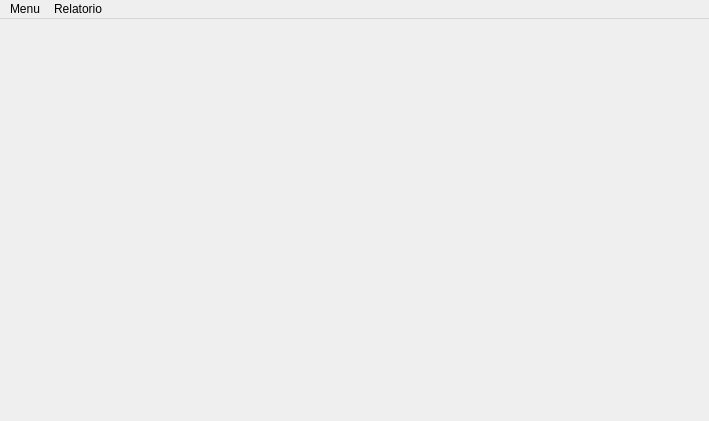
<?xml version="1.0" encoding="UTF-8"?>
<ui version="4.0">
 <class>MainWindow</class>
 <widget class="QMainWindow" name="MainWindow">
  <property name="geometry">
   <rect>
    <x>0</x>
    <y>0</y>
    <width>709</width>
    <height>421</height>
   </rect>
  </property>
  <property name="minimumSize">
   <size>
    <width>709</width>
    <height>421</height>
   </size>
  </property>
  <property name="maximumSize">
   <size>
    <width>709</width>
    <height>421</height>
   </size>
  </property>
  <property name="windowTitle">
   <string>Main</string>
  </property>
  <property name="windowIcon">
   <iconset>
    <normaloff>ico.png</normaloff>ico.png</iconset>
  </property>
  <widget class="QWidget" name="centralwidget">
   <property name="minimumSize">
    <size>
     <width>709</width>
     <height>400</height>
    </size>
   </property>
   <property name="maximumSize">
    <size>
     <width>709</width>
     <height>400</height>
    </size>
   </property>
   <widget class="QLabel" name="label">
    <property name="geometry">
     <rect>
      <x>0</x>
      <y>-10</y>
      <width>721</width>
      <height>411</height>
     </rect>
    </property>
    <property name="text">
     <string/>
    </property>
    <property name="pixmap">
     <pixmap>fundoMain.png</pixmap>
    </property>
   </widget>
  </widget>
  <widget class="QMenuBar" name="menubar">
   <property name="geometry">
    <rect>
     <x>0</x>
     <y>0</y>
     <width>709</width>
     <height>21</height>
    </rect>
   </property>
   <widget class="QMenu" name="menuMenu">
    <property name="title">
     <string>Menu</string>
    </property>
    <addaction name="actionGuarda_Senha"/>
    <addaction name="actionCategorias"/>
   </widget>
   <widget class="QMenu" name="menuRelatorio">
    <property name="title">
     <string>Relatorio</string>
    </property>
    <addaction name="actionRela_o_de_Senhas"/>
   </widget>
   <addaction name="menuMenu"/>
   <addaction name="menuRelatorio"/>
  </widget>
  <action name="actionCategorias">
   <property name="text">
    <string>Categorias</string>
   </property>
  </action>
  <action name="actionRela_o_de_Senhas">
   <property name="text">
    <string>Relação de Senhas</string>
   </property>
  </action>
  <action name="actionGuarda_Senha">
   <property name="text">
    <string>Guarda Senha</string>
   </property>
  </action>
 </widget>
 <resources/>
 <connections/>
</ui>
